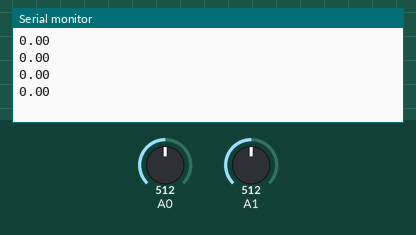
Simulated run of this sketch. Board: Arduino Uno, built with avr-gcc and run on an emulated ATmega328P. Parts: the last lines printed to the serial monitor. The test bench sets the inputs (shaded band); at power-on: A0 = 512, A1 = 512.

Above: at 1.2 s.
1.3 s: A0 set to 716
At 1.71 s:
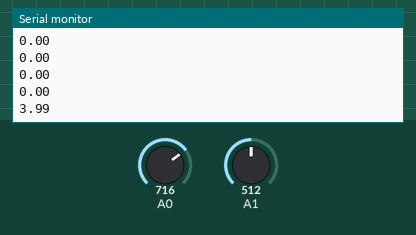
2.8 s: A1 set to 306
At 2.91 s:
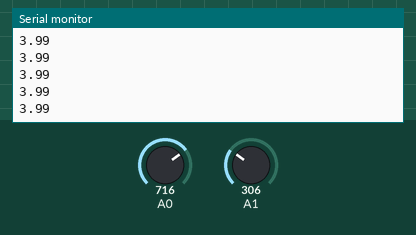
4.3 s: A0 set to 900
At 4.41 s:
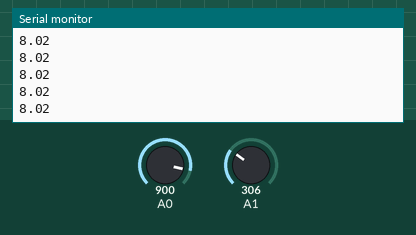
5.8 s: A1 set to 122
At 5.92 s:
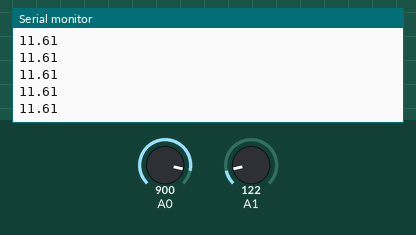
Timing chart, 0 to 8.3 s (numbered marks = the images above; inputs shaded):
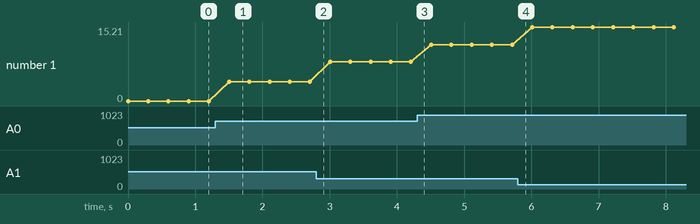

The sketch:

I2CSlave.ino
```cpp
#include <Wire.h>

// Initializing values
const int anem_1_p = A0;
const int anem_1_n = A1;
const int anem_2_p = A2;
const int anem_2_n = A3;
const int pitot_pin_pos = A4;
const int pitot_pin_ref = A5;
float anem3Val = 0.0;
float anem4Val = 0.0;

// Physical Constants
float density = 1.2;

// Filter Variables
const int runningAvgCount = 15;
float runningAvgBuffer[runningAvgCount];
int nextRunningAvg;

// Filter Variables 2
const int runningAvgCount2 = 15;
float runningAvgBuffer2[runningAvgCount2];
int nextRunningAvg2;

// Filter Variables 3
const int runningAvgCount3 = 15;
float runningAvgBuffer3[runningAvgCount3];
int nextRunningAvg3;

// Callback function for when the Wire file receives data
// Called when the master arduino sends data over the bus to the slave
static void onReceiveVals(int bytes){
  int index = 0;
  String dataString1 = "";
  String dataString2 = "";
  // Looping when the wire is receiving data
  while(Wire.available()) {
    // Grabbing the next character passed on the wire
    char c = Wire.read();
    // Checking for the delimiter
    if(c != ';') {
      if(index == 0) {
        // Passing to the first of the two anemometer data strings
        dataString1 = dataString1 + c;
      } else if(index == 1) {
        // Passing to the second of the two anemometer data strings
        dataString2 = dataString2 + c;
      }
    } else {
      index++;
    }
  }
  // Turning the data strings back into floats to get the anemometer values
  anem3Val = dataString1.toFloat();
  anem4Val = dataString2.toFloat();
}

void setup() {
  // put your setup code here, to run once:
  Serial.begin(9600);
//  while(!Serial) {
//    ;
//  }
//  Wire.begin(9);
//  Wire.onReceive(onReceiveVals);
//  establishContact();
}

void loop() {
  // put your main code here, to run repeatedly:
//  if(Serial.available() > 0) {
    float anem_1_rdg = getData(anem_1_p,anem_1_n);
    Serial.println(anem_1_rdg);
//    float anem_2_rdg = getData(anem_2_p, anem_2_n);
//    float pitot_rdg = getPitotData(pitot_pin_pos, pitot_pin_ref);

    // Getting the Anemometer Reading Values
//    float runningAvgRdg = getRunningAvgRdg(runningAvgCount, runningAvgBuffer, nextRunningAvg, anem_1_rdg);
//    float runningAvgRdg2 = getRunningAvgRdg(runningAvgCount2, runningAvgBuffer2, nextRunningAvg2, anem_2_rdg);
//    float runningAvgRdg = anem_1_rdg;
//    float runningAvgRdg2 = anem_2_rdg;

//    Serial.print(runningAvgRdg);
//    Serial.print(",");
//    Serial.print(runningAvgRdg2);
//    Serial.print(",");
//    Serial.print(anem3Val);
//    Serial.print(",");
//    Serial.print(anem4Val);
//    Serial.print(",");
//    Serial.print(pitot_rdg);
//    Serial.println();
//  }
  delay(300);
}

float getRunningAvgRdg(int count, float buffer[], int next, float anem_reading) {
  buffer[next++] = anem_reading;
  if(next >= count) {
    next = 0;
  }
  float reading = 0.0;
  for(int i = 0; i < count; i++) {
    reading += buffer[i];
  }
  return reading /= count;
}

// Function for getting airspeed from anemometer p and n
float getData(int posPin, int negPin){
    // Collect Sensor Readings
    int SensorRdg_pos = analogRead(posPin);
    int SensorRdg_neg = analogRead(negPin);
    int diff = SensorRdg_pos - SensorRdg_neg;
    float airspeed = ((float)diff / 1023.0) * 20.0;
    return airspeed;
}

float getPitotData(int posPin, int refPin) {
  int pitot_voltage_pos = analogRead(posPin);
  int pitot_voltage_ref = analogRead(refPin);
  int pitot_voltage = pitot_voltage_pos - pitot_voltage_ref;
  float pitotPressRdg = (((float)pitot_voltage / 1023.0) * 1244.2);
  float pitot_vel_rdg = sqrt((2*(pitotPressRdg))/density)-3.18;
}

// Outputting values to the Serial port while not receiving anything
//void establishContact() {
//  while (Serial.available() <= 0) {
//    Serial.println("0,0,0,0,0");   // send an initial string
//    delay(300);
//  }
//}
```

Measured:
- after the input at 1.3 s, the serial monitor: prints a new line after 0.20 s (image 1)
- plotted number 1: 0 → 3.99 after the input at 1.3 s, 3.99 → 8.02 after the input at 2.8 s, 8.02 → 11.61 after the input at 4.3 s, 11.61 → 15.21 after the input at 5.8 s
